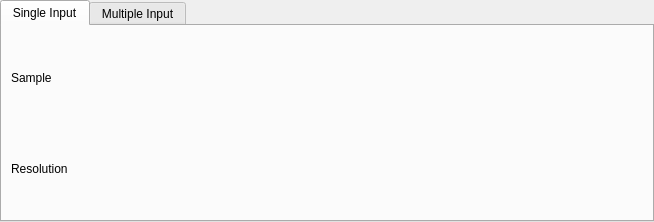
<?xml version="1.0" encoding="UTF-8"?>
<ui version="4.0">
 <class>IndirectFitDataForm</class>
 <widget class="QTabWidget" name="IndirectFitDataForm">
  <property name="geometry">
   <rect>
    <x>0</x>
    <y>0</y>
    <width>654</width>
    <height>222</height>
   </rect>
  </property>
  <property name="sizePolicy">
   <sizepolicy hsizetype="Expanding" vsizetype="Expanding">
    <horstretch>0</horstretch>
    <verstretch>1</verstretch>
   </sizepolicy>
  </property>
  <property name="windowTitle">
   <string>TabWidget</string>
  </property>
  <property name="tabPosition">
   <enum>QTabWidget::North</enum>
  </property>
  <property name="tabShape">
   <enum>QTabWidget::Rounded</enum>
  </property>
  <property name="currentIndex">
   <number>0</number>
  </property>
  <property name="elideMode">
   <enum>Qt::ElideLeft</enum>
  </property>
  <widget class="QWidget" name="loSingleInput">
   <attribute name="title">
    <string>Single Input</string>
   </attribute>
   <layout class="QGridLayout" name="gridLayout" columnstretch="0,1">
    <item row="0" column="0">
     <widget class="QLabel" name="lbSample">
      <property name="text">
       <string>Sample</string>
      </property>
     </widget>
    </item>
    <item row="1" column="0">
     <widget class="QLabel" name="lbResolution">
      <property name="text">
       <string>Resolution</string>
      </property>
     </widget>
    </item>
    <item row="0" column="1">
     <widget class="MantidQt::MantidWidgets::DataSelector" name="dsSample" native="true">
      <property name="autoLoad" stdset="0">
       <bool>true</bool>
      </property>
      <property name="ShowGroups" stdset="0">
       <bool>false</bool>
      </property>
      <property name="showLoad" stdset="0">
       <bool>false</bool>
      </property>
     </widget>
    </item>
    <item row="1" column="1">
     <widget class="MantidQt::MantidWidgets::DataSelector" name="dsResolution" native="true">
      <property name="autoLoad" stdset="0">
       <bool>true</bool>
      </property>
      <property name="ShowGroups" stdset="0">
       <bool>false</bool>
      </property>
      <property name="showLoad" stdset="0">
       <bool>false</bool>
      </property>
     </widget>
    </item>
   </layout>
  </widget>
  <widget class="QWidget" name="tab">
   <attribute name="title">
    <string>Multiple Input</string>
   </attribute>
   <layout class="QHBoxLayout" name="horizontalLayout">
    <item>
     <widget class="QTableWidget" name="tbFitData">
      <property name="minimumSize">
       <size>
        <width>0</width>
        <height>0</height>
       </size>
      </property>
     </widget>
    </item>
    <item>
     <layout class="QVBoxLayout" name="loDataControl">
      <property name="rightMargin">
       <number>0</number>
      </property>
      <item>
       <widget class="QPushButton" name="pbAdd">
        <property name="text">
         <string>Add Workspace</string>
        </property>
       </widget>
      </item>
      <item>
       <widget class="QPushButton" name="pbRemove">
        <property name="text">
         <string>Remove</string>
        </property>
       </widget>
      </item>
     </layout>
    </item>
   </layout>
  </widget>
 </widget>
 <customwidgets>
  <customwidget>
   <class>MantidQt::MantidWidgets::DataSelector</class>
   <extends>QWidget</extends>
   <header>MantidQtWidgets/Common/DataSelector.h</header>
  </customwidget>
 </customwidgets>
 <resources/>
 <connections/>
</ui>
